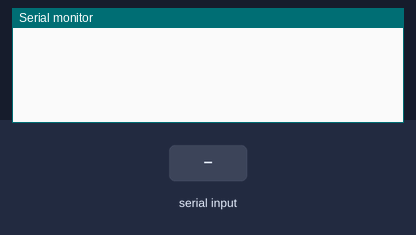
Bench run of a sketch on a simulated Arduino Leonardo, built with avr-gcc and run on an emulated ATmega32U4. On the bench: the last lines printed to the serial monitor. Inputs (shaded band) come from the test bench. USB keyboard and mouse output is not drawn.

Above: at 1.2 s.
1.3 s: "90,45,200|" received over the second serial link
At 1.7 s:
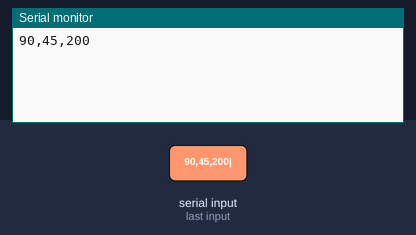
2.8 s: "90,45|" received over the second serial link
At 4.0 s:
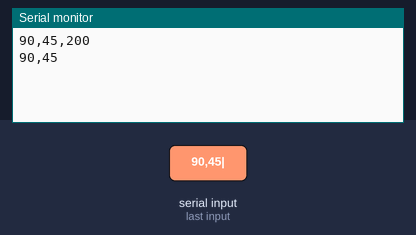
4.3 s: "0|" received over the second serial link
At 5.2 s:
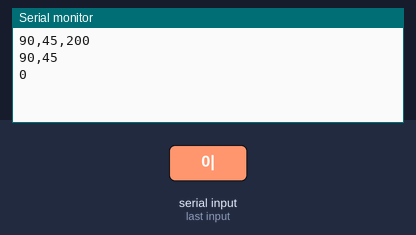

The sketch:

IntegratedUSB.ino
```cpp
#include <Keyboard.h>
#include <Mouse.h>
#include <HID.h>

boolean Mode = true;

int xValue;
int yValue;

int LastButtonReceive = 1;

unsigned long int time1 = 0;

void setup()
{
  Serial1.begin(115200);
  Serial.begin(115200);
  Keyboard.begin();
  Mouse.begin();
}

void loop()
{
  String receive = Serial1.readStringUntil('|'); // Read one x, y axis data package
Serial.println(receive);

  int SeparatorMiddle = receive.indexOf(','); // Locate axis data separator location
  int SeparatorMiddle2 = receive.indexOf('@'); // Locate axis data separator location

  int ButtonReceive = receive.substring(SeparatorMiddle2 + 1).toInt();
  receive.remove(SeparatorMiddle2);

  yValue = receive.substring(SeparatorMiddle + 1).toInt(); // Separate y axis data from received data
  receive.remove(SeparatorMiddle); // Remove y axis data from received data
  xValue = receive.toInt();

  if(LastButtonReceive == 0 && LastButtonReceive != ButtonReceive) // Push
    time1 = millis();

  if(LastButtonReceive == 1 && LastButtonReceive != ButtonReceive) // Release
  {
    if(millis() - time1 > 1000)
      Mode = !Mode;
    else
      Keyboard.write(KEY_RETURN);
  }

  LastButtonReceive = ButtonReceive;

  if(Mode == true)
    Mouse.move(xValue, yValue, 0);

  else if(Mode == false)
  {
    /*if(xValue == 0)
    {
      Keyboard.release(KEY_LEFT_ARROW);
      Keyboard.release(KEY_RIGHT_ARROW);
    }
    if(yValue == 0)
    {
      Keyboard.release(KEY_UP_ARROW);
      Keyboard.release(KEY_DOWN_ARROW);
    }*/

  if(xValue > 0)    Keyboard.write(KEY_RIGHT_ARROW);
  if(xValue < 0)    Keyboard.write(KEY_LEFT_ARROW);

  if(yValue < 0)    Keyboard.write(KEY_UP_ARROW);
  if(yValue > 0)    Keyboard.write(KEY_DOWN_ARROW);
  }
}
```

Measured:
- after the input at 1.3 s, the serial monitor: prints a new line at once (image 1)
- after the input at 2.8 s, the serial monitor: prints a new line at once (image 2)
- after the input at 4.3 s, the serial monitor: prints a new line at once (image 3)
